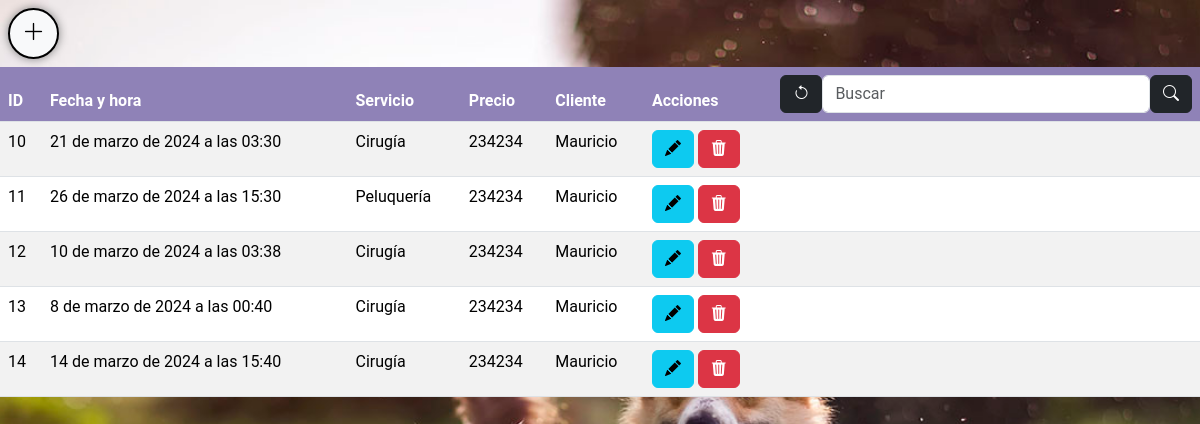
Page /citas/ on the committed database.
### tienda/models.py (models this page shows, shortened)
class Cita(models.Model):
    id = models.AutoField(primary_key=True)
    fecha_hora = models.DateTimeField(max_length=254)
    servicio = models.ForeignKey(Servicio, on_delete=models.DO_NOTHING)
    precio = models.IntegerField()
    cliente = models.ForeignKey(Usuario, on_delete=models.DO_NOTHING)

class Servicio(models.Model):
    nombre = models.CharField(max_length=254)
    descripcion = models.TextField(null=True, blank=True)

class Usuario(models.Model):
    ROLES = (
        (1, 'Administrador'),
        (2, 'Empleado'),
        (3, 'Usuario'),
    )
    foto = models.ImageField(null=True, blank=True, upload_to='fotos', default='fotos/default.png')
    nombre = models.CharField(max_length=254)
    apellido = models.CharField(max_length=254)
    nick = models.CharField(max_length=254)
    password = models.CharField(max_length=254)
    email = models.EmailField(max_length=254)
    rol = models.IntegerField(choices=ROLES, default=3)

### tienda/views.py (the view)
# urls.py: path("citas/", views.citas, name="citas"),
def citas(request):
    query = Cita.objects.all()
    contexto = {"data": query}
    return render(request, "tienda/citas/citas.html", contexto)

### tienda/templates/tienda/citas/citas.html (shortened to what this page needs)
{% extends 'tienda/base.html' %}
{% load static %}
{% block contenedor %}
<a class="btn btn-light m-2 crear_formulario" href="{% url 'tienda:citas_formulario' %}" ><i class="bi bi-plus-lg" style="font-size: 23px;"></i></a>
<table class="table table-striped">
    <thead class="encabezados_tablas">
        <th>ID</th>
        <th>Fecha y hora</th>
        <th>Servicio</th>
        <th>Precio</th>
        <th>Cliente</th>
        <th>Acciones</th>
        <th>
            <form class="d-flex" role="search" method="post" action="{% url 'tienda:citas_buscar' %}" style="">
                <a href=""><i class="btn btn-dark bi bi-arrow-counterclockwise" style="color: white;"></i></a>
                <input class="form-control buscar_tablas" type="search" placeholder="Buscar" aria-label="Search" name="buscar"
                       value="{{ buscado }}">
                <button class="btn btn-dark" type="submit"><i class="bi bi-search"></i></button>
            </form>
        </th>
    </thead>
{% if data %}
    {% for c in data %}
    <tr>
        <td>{{ c.id }}</td>
        <td>{{ c.fecha_hora }}</td>
        <td>{{ c.servicio.nombre }}</td>
        <td>{{ c.precio }}</td>
        <td>
            {{ c.cliente.nombre }}
        </td>
        <td>
            <a href="{% url 'tienda:citas_editar' c.id %}" class="btn btn-info"><i class="bi bi-pencil-fill"></i></a>
            <a href="javascript:confirmar_eliminar('{{ c.id }}', '{% url 'tienda:citas_eliminar' c.id %}?id=');"
               class="btn btn-danger"><i class="bi bi-trash3-fill"></i></a>
        </td>
        <td></td>
    </tr>
    {% endfor %}
    {% endif %}
</table>
</body>
</html>
{% endblock %}

### tienda/static/tienda/css/styles2.css (style rules this page uses)
* { margin: 0; padding: 0; box-sizing: border-box; text-decoration: none; font-family: 'Roboto', sans-serif; }
body { background-image: url(../images/banner_inicio.jpg); background-size: cover; background-repeat: no-repeat; background-position: center; background-attachment: fixed; }
.encabezados_tablas th { background-color: #8F82B7 !important; color: white !important; padding: -50px !important; }
.crear_formulario { border: 2px solid #000000 !important; border-radius: 50px !important; box-shadow: 0 0 10px gray; }

### rows in the picture
Cita: id "10", fecha_hora "21 de marzo de 2024 a las 03:30", servicio.nombre "Cirugía", precio "234234", cliente.nombre "Mauricio"
Cita: id "11", fecha_hora "26 de marzo de 2024 a las 15:30", servicio.nombre "Peluquería", precio "234234", cliente.nombre "Mauricio"
Cita: id "12", fecha_hora "10 de marzo de 2024 a las 03:38", servicio.nombre "Cirugía", precio "234234", cliente.nombre "Mauricio"
Cita: id "13", fecha_hora "8 de marzo de 2024 a las 00:40", servicio.nombre "Cirugía", precio "234234", cliente.nombre "Mauricio"
Cita: id "14", fecha_hora "14 de marzo de 2024 a las 15:40", servicio.nombre "Cirugía", precio "234234", cliente.nombre "Mauricio"
